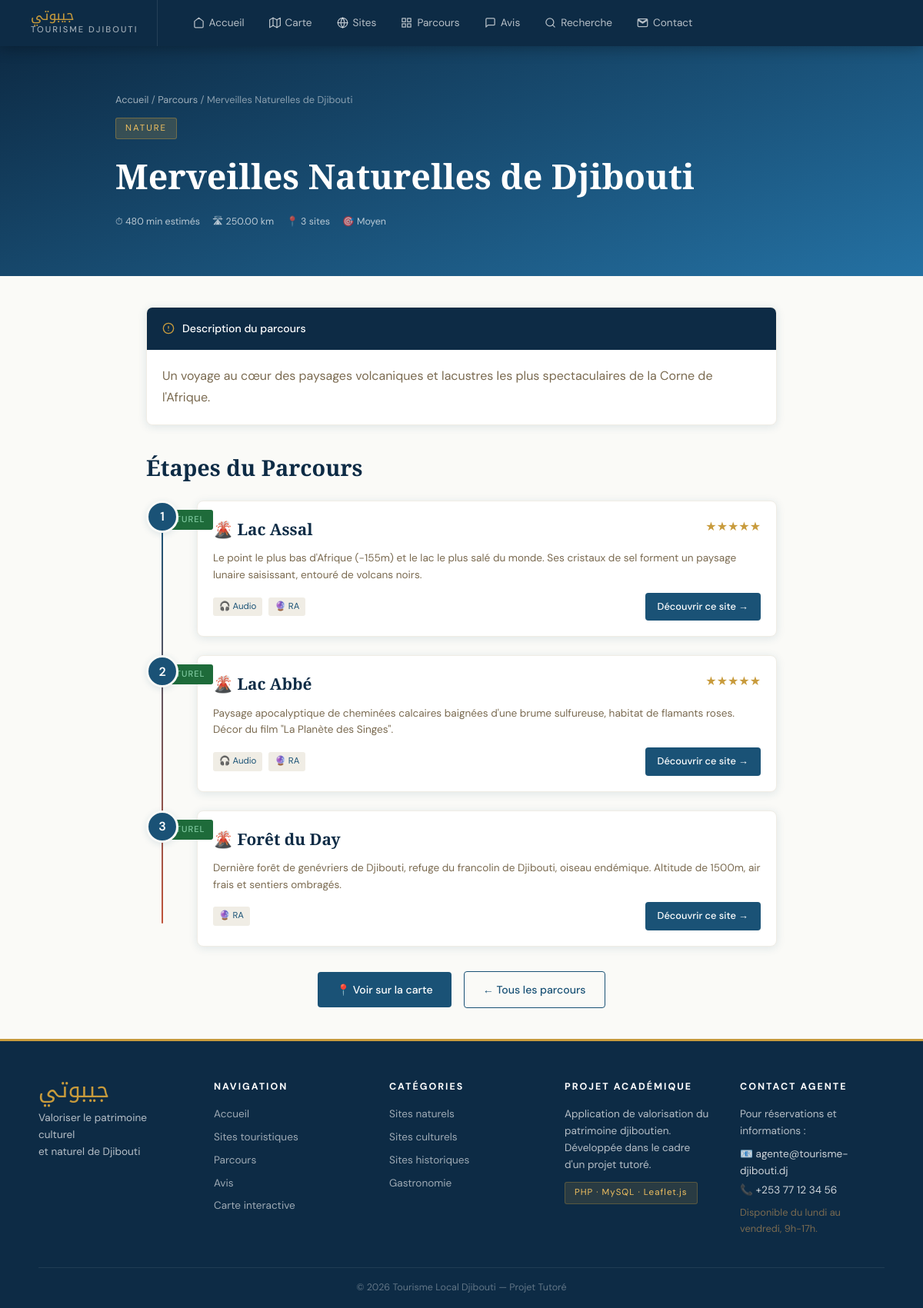
Screenshot of /parcours_detail.php?id=1 with the database file from the repository.
### tables this page shows
CREATE TABLE parcours (
    id INT AUTO_INCREMENT PRIMARY KEY,
    titre VARCHAR(200) NOT NULL,
    description TEXT,
    theme ENUM('nature','culture','histoire','aventure','gastronomie') NOT NULL,
    difficulte ENUM('facile','moyen','difficile') DEFAULT 'facile',
    duree_estimee INT COMMENT 'En minutes',
    distance_km DECIMAL(5,2),
    photo VARCHAR(255),
    actif BOOLEAN DEFAULT TRUE,
    date_creation TIMESTAMP DEFAULT CURRENT_TIMESTAMP
);

CREATE TABLE sites (
    id INT AUTO_INCREMENT PRIMARY KEY,
    nom VARCHAR(150) NOT NULL,
    description TEXT,
    categorie ENUM('naturel','culturel','historique','gastronomique') NOT NULL,
    latitude DECIMAL(10,7),
    longitude DECIMAL(10,7),
    adresse VARCHAR(200),
    photo VARCHAR(255),
    patrimoine BOOLEAN DEFAULT FALSE,
    actif BOOLEAN DEFAULT TRUE,
    date_creation TIMESTAMP DEFAULT CURRENT_TIMESTAMP
);

### parcours_detail.php (the view, shortened to what this page needs)
<?php
require_once 'config/db.php';
$id = isset($_GET['id']) ? (int)$_GET['id'] : 0;
$stmt = $pdo->prepare("SELECT * FROM parcours WHERE id = ? AND actif = 1");
$stmt->execute([$id]);
$parcours = $stmt->fetch();
$stmt = $pdo->prepare("
    SELECT s.*, ps.ordre,
           ROUND(AVG(a.note),1) AS note_moy,
           (SELECT COUNT(*) FROM audio_guides WHERE site_id = s.id) AS has_audio,
           (SELECT COUNT(*) FROM realite_augmentee WHERE site_id = s.id AND actif=1) AS has_ra
    FROM parcours_sites ps
    JOIN sites s ON s.id = ps.site_id
    LEFT JOIN avis a ON a.site_id = s.id AND a.valide=1
    WHERE ps.parcours_id = ?
    GROUP BY s.id, ps.ordre
    ORDER BY ps.ordre ASC
");
$stmt->execute([$id]);
$sites = $stmt->fetchAll();
include 'includes/header.php';
?>
<div class="site-hero">
    <div class="site-hero-inner">
        <div class="breadcrumb">
            <a href="index.php">Accueil</a> / <a href="parcours.php">Parcours</a> / <?= htmlspecialchars($parcours['titre']) ?>
        </div>
        <div style="display:inline-block;background:rgba(200,155,60,0.2);border:1px solid rgba(200,155,60,0.4);color:#F0C060;padding:4px 12px;border-radius:3px;font-size:0.72rem;letter-spacing:2px;text-transform:uppercase;margin-bottom:12px;">
            <?= $parcours['theme'] ?>
        </div>
        <h1><?= htmlspecialchars($parcours['titre']) ?></h1>
        <div class="parcours-meta" style="margin-top:14px;">
            <div class="meta-chip">⏱ <?= $parcours['duree_estimee'] ?> min estimés</div>
            <?php if ($parcours['distance_km']): ?>
            <div class="meta-chip">🛣 <?= $parcours['distance_km'] ?> km</div>
            <?php endif; ?>
            <div class="meta-chip">📍 <?= count($sites) ?> sites</div>
            <div class="meta-chip">🎯 <?= ucfirst($parcours['difficulte']) ?></div>
        </div>
    </div>
</div>
<div style="max-width:900px;margin:40px auto;padding:0 40px;">
    <div class="detail-card">
        <div class="detail-card-header">
            <svg viewBox="0 0 24 24"><circle cx="12" cy="12" r="10"/><path d="M12 8v4M12 16h.01"/></svg>
            Description du parcours
        </div>
        <div class="detail-card-body">
            <p style="line-height:1.8;color:var(--texte-dim);"><?= htmlspecialchars($parcours['description']) ?></p>
        </div>
    </div>
    <h2 style="font-family:'Cormorant Garamond',serif;font-size:1.8rem;color:var(--ocean-deep);margin:32px 0 20px;">
        Étapes du Parcours
    </h2>
    <div style="position:relative;">
        <div style="position:absolute;left:20px;top:30px;bottom:30px;width:2px;background:linear-gradient(to bottom, var(--ocean), var(--coral));border-radius:2px;"></div>
        <?php $icons = ['naturel'=>'🌋','culturel'=>'🕌','historique'=>'🏛️','gastronomique'=>'🍽️']; ?>
        <?php foreach ($sites as $i => $s): ?>
        <div style="display:flex;gap:24px;margin-bottom:24px;position:relative;">
            <div style="width:42px;height:42px;border-radius:50%;background:var(--ocean);color:white;display:flex;align-items:center;justify-content:center;font-weight:600;flex-shrink:0;border:3px solid var(--blanc);box-shadow:0 2px 8px var(--ombre);z-index:1;">
                <?= $s['ordre'] ?>
            </div>
            <div class="detail-card" style="flex:1;margin-bottom:0;">
                <div class="detail-card-body">
                    <div style="display:flex;justify-content:space-between;align-items:flex-start;margin-bottom:10px;">
                        <div>
                            <span class="card-badge badge-<?= $s['categorie'] ?>" style="margin-bottom:6px;display:inline-block;"><?= ucfirst($s['categorie']) ?></span>
                            <h3 style="font-family:'Cormorant Garamond',serif;font-size:1.3rem;color:var(--ocean-deep);">
                                <?= $icons[$s['categorie']] ?? '📍' ?> <?= htmlspecialchars($s['nom']) ?>
                            </h3>
                        </div>
                        <?php if ($s['note_moy']): ?>
                        <span style="color:var(--or);"><?= str_repeat('★', round($s['note_moy'])) ?></span>
                        <?php endif; ?>
                    </div>
                    <p style="font-size:0.85rem;color:var(--texte-dim);line-height:1.6;margin-bottom:12px;">
                        <?= htmlspecialchars(mb_strimwidth($s['description'], 0, 200, '...')) ?>
                    </p>
                    <div style="display:flex;gap:8px;flex-wrap:wrap;align-items:center;">
                        <?php if ($s['has_audio']): ?><span class="icon-pill">🎧 Audio</span><?php endif; ?>
                        <?php if ($s['has_ra']): ?><span class="icon-pill">🔮 RA</span><?php endif; ?>
                        <a href="site_detail.php?id=<?= $s['id'] ?>" class="btn btn-ocean btn-sm" style="margin-left:auto;">
                            Découvrir ce site →
                        </a>
                    </div>
                </div>
            </div>
        </div>
        <?php endforeach; ?>
    </div>
    <div style="text-align:center;margin-top:32px;">
        <a href="carte.php" class="btn btn-ocean">📍 Voir sur la carte</a>
        <a href="parcours.php" class="btn btn-outline" style="border-color:var(--ocean);color:var(--ocean);margin-left:12px;">← Tous les parcours</a>
    </div>
</div>
<?php include 'includes/footer.php'; ?>

### assets/css/style.css (style rules this page uses)
:root { --sable: #E8D5A3; --sable-pale:#F5EDD5; --ocean: #1A5276; --ocean-deep:#0D2B45; --ocean-mid: #2471A3; --coral: #C0533A; --coral-pale:#E8896E; --or: #C89B3C; --or-pale: #F0C060; --blanc: #FAFAF7; --gris-pale: #F0EDE5; --texte: #2C2416; --texte-dim: #7A6A50; --ombre: rgba(26,82,118,0.12); }
* { box-sizing: border-box; margin: 0; padding: 0; }
html { scroll-behavior: smooth; }
body { font-family: 'DM Sans', sans-serif; background: var(--blanc); color: var(--texte); line-height: 1.6; }
.btn { display: inline-flex; align-items: center; gap: 8px; padding: 12px 24px; border-radius: 4px; font-size: 0.88rem; font-weight: 500; text-decoration: none; border: none; cursor: pointer; transition: all 0.2s; }
.btn-outline { background: transparent; border: 1.5px solid rgba(255,255,255,0.35); color: white; }
.btn-ocean { background: var(--ocean); color: white; }
.btn-sm { padding: 8px 16px; font-size: 0.8rem; }
.card-badge { position: absolute; top: 12px; left: 12px; padding: 4px 10px; border-radius: 3px; font-size: 0.7rem; font-weight: 500; text-transform: uppercase; letter-spacing: 1px; }
.badge-naturel { background: #1E6B3A; color: #7FC9A0; }
.icon-pill { background: var(--gris-pale); color: var(--ocean); padding: 3px 8px; border-radius: 3px; font-size: 0.72rem; }
.site-hero { background: linear-gradient(160deg, var(--ocean-deep), var(--ocean-mid)); color: white; padding: 60px 40px; }
.site-hero-inner { max-width: 900px; margin: 0 auto; }
.site-hero .breadcrumb { font-size: 0.8rem; color: rgba(255,255,255,0.5); margin-bottom: 12px; }
.site-hero .breadcrumb a { color: rgba(255,255,255,0.6); text-decoration: none; }
.site-hero h1 { font-family: 'Cormorant Garamond', serif; font-size: 2.8rem; font-weight: 600; margin-bottom: 12px; }
.detail-card { background: white; border-radius: 8px; border: 1px solid var(--gris-pale); overflow: hidden; margin-bottom: 24px; box-shadow: 0 2px 12px var(--ombre); }
.detail-card-header { padding: 16px 20px; background: var(--ocean-deep); color: white; display: flex; align-items: center; gap: 10px; font-size: 0.88rem; font-weight: 500; }
.detail-card-header svg { width: 16px; height: 16px; stroke: var(--or); fill: none; stroke-width: 2; stroke-linecap: round; stroke-linejoin: round; }
.detail-card-body { padding: 20px; }
.parcours-meta { display: flex; gap: 16px; margin-top: 12px; flex-wrap: wrap; }
.meta-chip { display: flex; align-items: center; gap: 5px; font-size: 0.78rem; color: rgba(255,255,255,0.7); }

### rows the page displays
parcours: titre "Merveilles Naturelles de Djibouti", theme "NATURE", duree_estimee "480", distance_km "250.00", difficulte "Moyen", description "Un voyage au cœur des paysages volcaniques et lacustres les plus spectaculaires de la Corne de l'Afrique."
sites: ordre "1", categorie "NATUREL", categorie "🌋", nom "Lac Assal", note_moy "★★★★★", description "Le point le plus bas d'Afrique (-155m) et le lac le plus salé du monde. Ses cristaux de sel forment un paysage lunaire saisissant, entouré de volcans noirs.", shows "🎧 Audio"
sites: ordre "2", categorie "NATUREL", categorie "🌋", nom "Lac Abbé", note_moy "★★★★★", description "Paysage apocalyptique de cheminées calcaires baignées d'une brume sulfureuse, habitat de flamants roses. Décor du film \"La Planète des Singes\".", shows "🎧 Audio"
sites: ordre "3", categorie "NATUREL", categorie "🌋", nom "Forêt du Day", description "Dernière forêt de genévriers de Djibouti, refuge du francolin de Djibouti, oiseau endémique. Altitude de 1500m, air frais et sentiers ombragés."

### other values shown
count($sites) "3"
